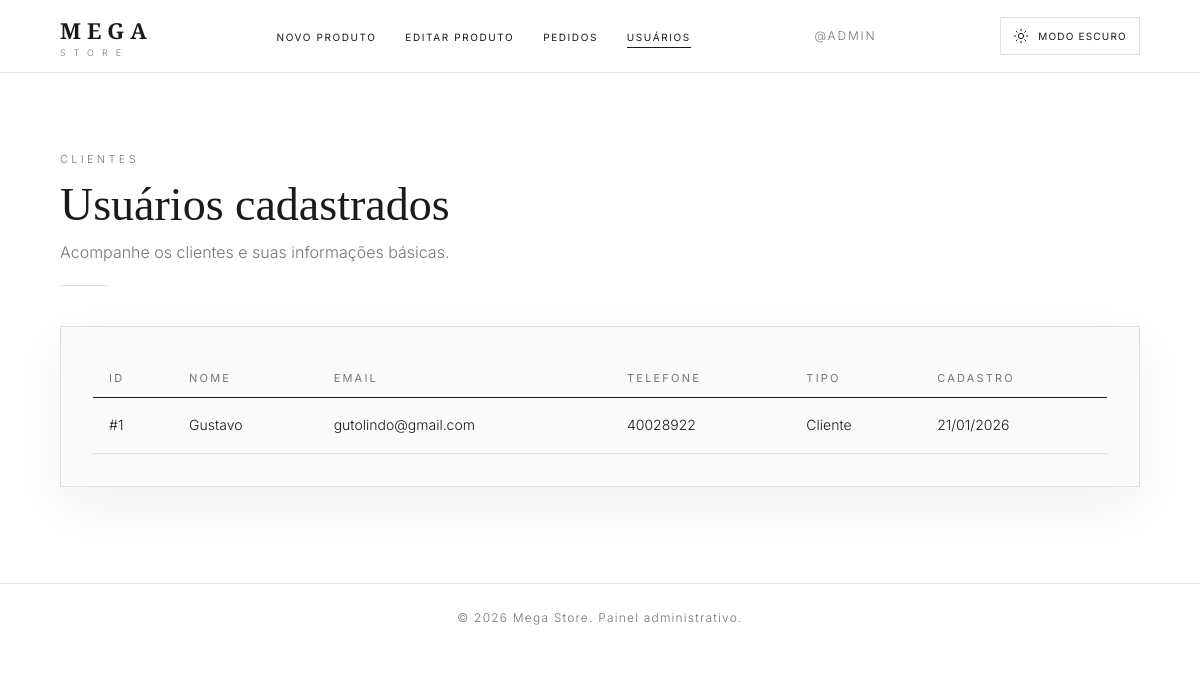
/admin/usuarios.php, run on an earlier commit of the app's database.
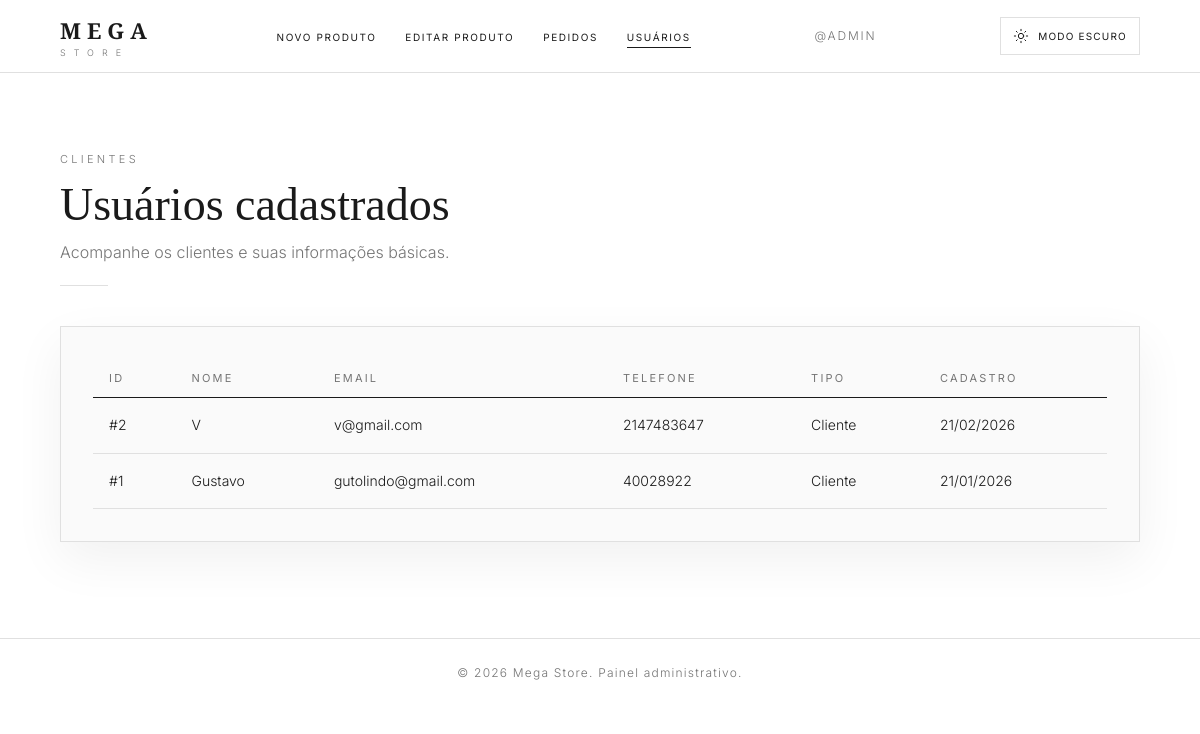
And on a later commit of the database.
### tables this page shows
CREATE TABLE `tb_usuario` (
  `id_usuario` int(11) NOT NULL,
  `nome_usuario` varchar(255) NOT NULL,
  `email` varchar(255) NOT NULL,
  `senha` varchar(255) NOT NULL,
  `cpf` int(11) DEFAULT NULL,
  `numero` int(11) DEFAULT NULL,
  `tipo` tinyint(1) NOT NULL,
  `data_cadastro` date NOT NULL,
  `modo_tela` tinyint(1) NOT NULL
);

### admin/usuarios.php (the view, shortened to what this page needs)
<?php
include "../geral/conexao.php";
$usuariosSql = mysqli_query($con, "SELECT id_usuario, nome_usuario, email, numero, tipo, data_cadastro FROM tb_usuario ORDER BY id_usuario DESC");
$usuarios = mysqli_fetch_all($usuariosSql, MYSQLI_ASSOC);
?>
<!DOCTYPE html>
<html lang="pt-BR">
<head>
    <link rel="stylesheet" href="admin.css">
</head>
<body>
    <header class="header">
        <div class="header__inner">
            <a href="../home/Tl_principal.html" class="logo"><b>MEGA</b><span>STORE</span></a>
            <ul class="nav">
                <li><a href="cadastro_produto.php">Novo Produto</a></li>
                <li><a href="editar_produto.php">Editar Produto</a></li>
                <li><a href="gerenciar_pedidos.php">Pedidos</a></li>
                <li><a href="usuarios.php" class="on">Usuários</a></li>
            </ul>
            <span class="user">@ADMIN</span>
            <button class="theme-toggle" type="button" data-theme-toggle aria-label="Ativar modo escuro" aria-pressed="false">
                <svg viewBox="0 0 24 24" aria-hidden="true"><circle cx="12" cy="12" r="4"></circle><path d="M12 2v2m0 16v2M4.93 4.93l1.42 1.42m11.3 11.3 1.42 1.42M2 12h2m16 0h2M4.93 19.07l1.42-1.42m11.3-11.3 1.42-1.42"></path></svg>
                <span data-theme-label>Modo escuro</span>
            </button>
        </div>
    </header>
    <main class="page">
        <span class="label">Clientes</span>
        <h1>Usuários cadastrados</h1>
        <p class="sub">Acompanhe os clientes e suas informações básicas.</p>
        <div class="divider"></div>
        <div class="card">
            <div class="tw">
                <table>
                    <thead>
                        <tr>
                            <th>ID</th>
                            <th>Nome</th>
                            <th>Email</th>
                            <th>Telefone</th>
                            <th>Tipo</th>
                            <th>Cadastro</th>
                        </tr>
                    </thead>
                    <tbody>
                        <?php foreach ($usuarios as $usuario): ?>
                            <tr>
                                <td>#<?= (int) $usuario['id_usuario'] ?></td>
                                <td><?= htmlspecialchars($usuario['nome_usuario']) ?></td>
                                <td><?= htmlspecialchars($usuario['email']) ?></td>
                                <td><?= htmlspecialchars($usuario['numero']) ?></td>
                                <td><?= $usuario['tipo'] == 1 ? 'Admin' : 'Cliente' ?></td>
                                <td><?= date('d/m/Y', strtotime($usuario['data_cadastro'])) ?></td>
                            </tr>
                        <?php endforeach; ?>
                    </tbody>
                </table>
            </div>
        </div>
    </main>
    <div class="foot">&copy; 2026 Mega Store. Painel administrativo.</div>
</body>
</html>

What changed in the data, as far as the page shows it:
added tb_usuario: id_usuario "2", nome_usuario "V", email "v@gmail.com", numero "2147483647", tipo "Cliente", data_cadastro "21/02/2026"
